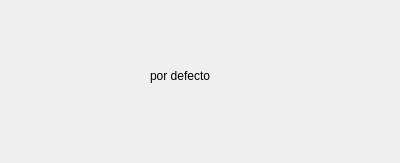
<?xml version="1.0" encoding="UTF-8"?>
<ui version="4.0">
 <class>Boton</class>
 <widget class="QWidget" name="Boton">
  <property name="geometry">
   <rect>
    <x>0</x>
    <y>0</y>
    <width>400</width>
    <height>163</height>
   </rect>
  </property>
  <property name="windowTitle">
   <string>Form</string>
  </property>
  <widget class="QLabel" name="lTexto">
   <property name="geometry">
    <rect>
     <x>150</x>
     <y>60</y>
     <width>61</width>
     <height>31</height>
    </rect>
   </property>
   <property name="text">
    <string>por defecto</string>
   </property>
  </widget>
 </widget>
 <resources/>
 <connections/>
</ui>
